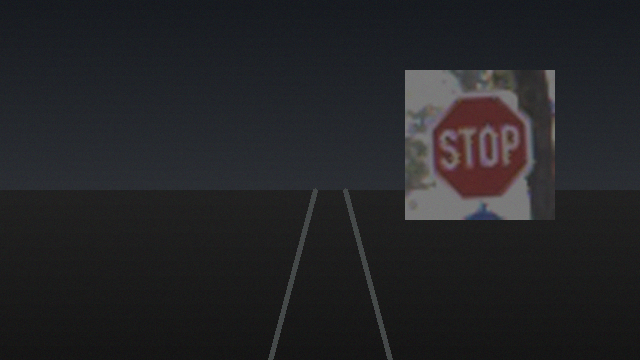
#> input picture traffic_sign_system/tests/assets/low_light_test.png, 640 x 360 px; its folder holds only this picture in this run
$ python -i image_utils.py   (imports and definitions only)
#> lines starting #> are read from the running program, lines starting #| are printed output that depends on the picture
"""Qt image conversion helpers used by the desktop interface."""

from __future__ import annotations

import os
from pathlib import Path

import cv2
import numpy as np
from PyQt5.QtCore import QSize, Qt
from PyQt5.QtGui import QImage, QPixmap


# [78 lines left out: functions bgr_to_qimage, qimage_to_pixmap, numpy_to_pixmap, not called in this run]


# ---------------------------------------------------------------------------
# Chinese text rendering (Pillow) with ASCII / cv2.putText fallback
# ---------------------------------------------------------------------------
#
# cv2.putText only supports the Hershey vector fonts, which cover ASCII
# 32-126 and cannot render CJK glyphs at all. Pillow is used to composite
# real Chinese text onto the image; when Pillow or a CJK font file is
# unavailable, callers fall back to an ASCII-safe string drawn with
# cv2.putText instead of silently producing garbled boxes.

PLACEHOLDER_PATH = Path(__file__).resolve().parent / "resources" / "placeholder.png"

_CJK_FONT_CANDIDATES: tuple[str, ...] = (
    r"C:\Windows\Fonts\msyh.ttc",
    r"C:\Windows\Fonts\msyhbd.ttc",
    r"C:\Windows\Fonts\simhei.ttf",
    r"C:\Windows\Fonts\simsun.ttc",
    "/usr/share/fonts/opentype/noto/NotoSansCJK-Regular.ttc",
    "/usr/share/fonts/truetype/wqy/wqy-microhei.ttc",
    "/System/Library/Fonts/PingFang.ttc",
)

_pillow_available: bool | None = None
_font_path: str | None = None
_font_path_resolved: bool = False
_font_cache: dict = {}


# [108 lines left out: functions _has_pillow, _resolve_font_path, _resolve_cjk_font, _render_text_lines, _fit_cjk_font, _render_text_centered, not called in this run]


def overlay_prediction(
    img_bgr: np.ndarray,
    result: dict,
    position: str = "bottom",
) -> np.ndarray:
    """Return a copy of *img_bgr* with a translucent banner showing *result*.

    *result* is a prediction dict as returned by ``Predictor.predict``
    (``class_id``, ``class_name``, optional ``confidence``). Chinese text is
    rendered via Pillow when available; otherwise an ASCII-safe fallback is
    drawn with ``cv2.putText``.
    """
    if not isinstance(img_bgr, np.ndarray) or img_bgr.ndim != 3:
        raise ValueError("img_bgr 必须是形状为 (H, W, 3) 的 BGR 图像。")

    canvas = np.ascontiguousarray(img_bgr).copy()
    height, width = canvas.shape[:2]

    # GTSRB samples are often only 25-60 pixels wide. Drawing directly on
    # those source pixels makes even a 14 px font cover the whole sign. Build
    # a display-sized annotated copy first; ImageCanvas can still scale this
    # result down responsively when the window is small.
    display_scale = max(1.0, 480.0 / max(1, width), 320.0 / max(1, height))
    if display_scale > 1.0:
        width = max(1, int(round(width * display_scale)))
        height = max(1, int(round(height * display_scale)))
        canvas = cv2.resize(canvas, (width, height), interpolation=cv2.INTER_CUBIC)

    class_id = result.get("class_id")
    class_name = str(result.get("class_name", "--"))
    confidence = result.get("confidence")
    confidence_line = (
        "置信度：本模型不支持概率输出"
        if confidence is None
        else f"置信度：{float(confidence):.2%}"
    )
    lines = [f"类别 {class_id}：{class_name}", confidence_line]

    banner_height = min(height, int(np.clip(round(height * 0.22), 76, 120)))
    y0 = 0 if position == "top" else height - banner_height
    y1 = banner_height if position == "top" else height

    shaded = canvas.copy()
    cv2.rectangle(shaded, (0, y0), (width, y1), (0, 0, 0), cv2.FILLED)
    canvas = cv2.addWeighted(shaded, 0.55, canvas, 0.45, 0)

    padding_x = max(10, int(round(width * 0.025)))
    padding_y = max(7, int(round(banner_height * 0.10)))
    available_width = max(1, width - padding_x * 2)
    available_height = max(1, banner_height - padding_y * 2)
    font_size = int(np.clip(round(banner_height / 3.2), 12, 30))
    font = _fit_cjk_font(lines, available_width, available_height, font_size)
    if font is not None:
        canvas = _render_text_lines(canvas, lines, (padding_x, y0 + padding_y), font)
    else:
        ascii_lines = [
            f"Class {class_id}",
            "Confidence: N/A" if confidence is None else f"Confidence: {float(confidence):.2%}",
        ]
        scale = max(0.4, font_size / 30.0)
        thickness = max(1, int(round(scale * 2)))
        widest = max(
            cv2.getTextSize(line, cv2.FONT_HERSHEY_SIMPLEX, scale, thickness)[0][0]
            for line in ascii_lines
        )
        if widest > available_width:
            scale *= available_width / widest
            thickness = max(1, int(round(scale * 2)))
        text_y = y0 + padding_y + int(font_size * 0.9)
        for line in ascii_lines:
            cv2.putText(
                canvas, line, (padding_x, text_y), cv2.FONT_HERSHEY_SIMPLEX,
                scale, (255, 255, 255), thickness, cv2.LINE_AA,
            )
            text_y += int(font_size * 1.25)

    return canvas


# [33 lines left out: function ensure_placeholder, not called in this run]

>>> import cv2
>>> picture = cv2.imread('../tests/assets/low_light_test.png', cv2.IMREAD_GRAYSCALE)
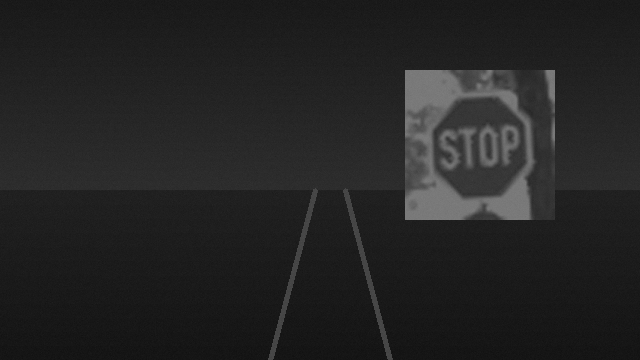
#> picture: shape (360, 640); min 15, max 126, mean 36
>>> result = overlay_prediction(picture, 'out.png')
#> (the run stopped early here; a loop or call above may not have finished)
